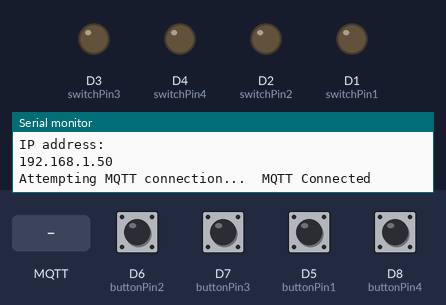
The sketch below on a simulated ESP8266 (NodeMCU). Shown: output pins drawn as LEDs (lit = HIGH), the last lines printed to the serial monitor. The test bench sets the inputs (shaded band); at power-on: D5 (buttonPin1), D6 (buttonPin2), D7 (buttonPin3), D8 (buttonPin4) LOW. WiFi joins after 1.5 s; servers stay silent unless stated; no MQTT or app messages arrive unless stated.

Above: at 4.8 s.
4.9 s: MQTT message "1" arrives on the first subscribed topic
At 6.0 s:
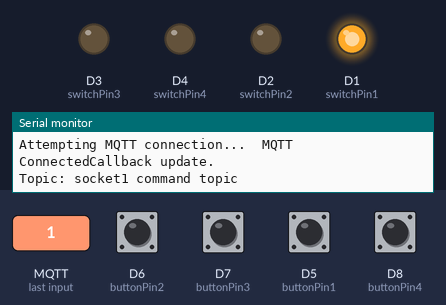
6.4 s: MQTT message "1" arrives on the second subscribed topic
At 7.1 s:
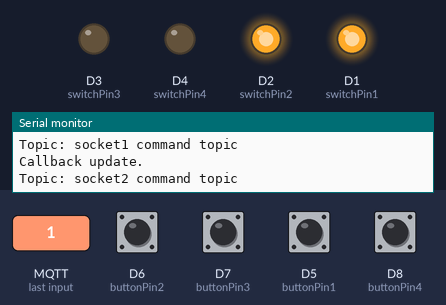
7.9 s: MQTT message "1" arrives on the third subscribed topic
At 8.2 s:
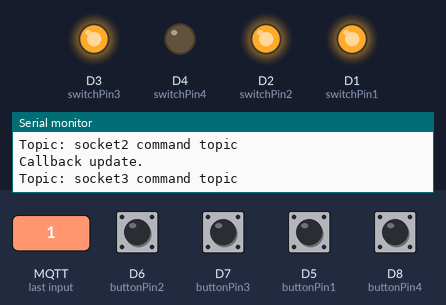
9.4 s: MQTT message "0" arrives on the first subscribed topic
At 10.6 s:
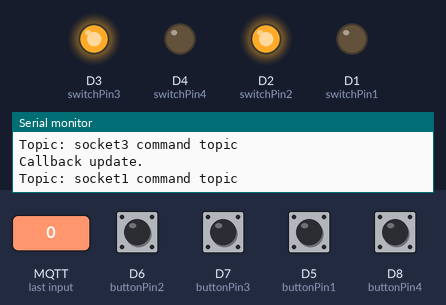
10.9 s: MQTT message "0" arrives on the second subscribed topic
At 11.9 s:
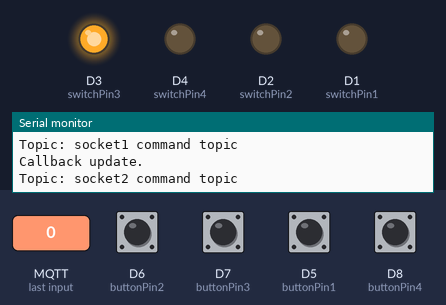
Timing chart, 0 to 13.9 s (numbered marks = the images above; inputs shaded):
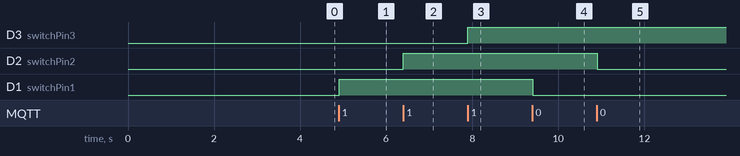

Measured:
- after the input at 4.9 s, D1 (switchPin1): LOW → HIGH at once
- after the input at 6.4 s, D2 (switchPin2): LOW → HIGH at once
- after the input at 7.9 s, D3 (switchPin3): LOW → HIGH at once
- after the input at 9.4 s, D1 (switchPin1): HIGH → LOW at once
- after the input at 10.9 s, D2 (switchPin2): HIGH → LOW at once

The sketch:

MQTT_PowerStripe.ino
```cpp
//all on state or payload is 1 and off state payload is 0
//please change the variables as per your need

#include <PubSubClient.h>
#include <ESP8266WiFi.h>
#include <Bounce2.h>
void callback(char* topic, byte* payload, unsigned int length);
#define MQTT_SERVER "mqtt broker address"                   //need to change before flashing
#define MQTT_USERNAME "mqtt broker username"                    //need to change before flashing
#define MQTT_PASSWORD "mqtt broker password"                    //need to change before flashing
#define LAST_WILL_TOPIC "last will topic"                   //need to change before flashing
#define SOCKET1_COMMAND_TOPIC "socket1 command topic"                   //need to change before flashing
#define SOCKET1_STAT_TOPIC "socket1 state topic"                    //need to change before flashing
#define SOCKET2_COMMAND_TOPIC "socket2 command topic"                   //need to change before flashing
#define SOCKET2_STAT_TOPIC "socket2 state topic"                    //need to change before flashing
#define SOCKET3_COMMAND_TOPIC "socket3 command topic"                   //need to change before flashing
#define SOCKET3_STAT_TOPIC "socket3 state topic"                    //need to change before flashing
#define SOCKET4_COMMAND_TOPIC "socket4 command topic"                   //need to change before flashing
#define SOCKET4_STAT_TOPIC "socket4 state topic"                    //need to change before flashing
const char* ssid = "wifi ssid";                   //need to change before flashing
const char* password = "wifi password";                   //need to change before flashing
const int switchPin1 = D1;                    //need to change before flashing
const int switchPin2 = D2;                    //need to change before flashing
const int switchPin3 = D3;                    //need to change before flashing
const int switchPin4 = D4;                    //need to change before flashing
const int buttonPin1 = D5;                    //need to change before flashing
const int buttonPin2 = D6;                    //need to change before flashing
const int buttonPin3 = D7;                    //need to change before flashing
const int buttonPin4 = D8;                    //need to change before flashing
Bounce myButton1 = Bounce();
Bounce myButton2 = Bounce();
Bounce myButton3 = Bounce();
Bounce myButton4 = Bounce();
WiFiClient wifiClient;
PubSubClient client(MQTT_SERVER, 1883, callback, wifiClient);


void setup() {
  pinMode(switchPin1, OUTPUT);
  digitalWrite(switchPin1, LOW);
  pinMode(switchPin2, OUTPUT);
  digitalWrite(switchPin2, LOW);
  pinMode(switchPin3, OUTPUT);
  digitalWrite(switchPin3, LOW);
  pinMode(switchPin4, OUTPUT);
  digitalWrite(switchPin4, LOW);
  pinMode(buttonPin1, INPUT);
  pinMode(buttonPin2, INPUT);
  pinMode(buttonPin3, INPUT);
  pinMode(buttonPin4, INPUT);
  myButton1.attach(buttonPin1);
  myButton1.interval(5);
  myButton2.attach(buttonPin2);
  myButton2.interval(5);
  myButton3.attach(buttonPin3);
  myButton3.interval(5);
  myButton4.attach(buttonPin4);
  myButton4.interval(5);
  Serial.begin(115200);
  delay(100);
  WiFi.begin(ssid, password);
  WiFi.mode(WIFI_STA);
  reconnect();
  delay(2000);
}


void loop(){
  if (!client.connected() && WiFi.status() == 3) {reconnect();}
  client.loop();
  checkButton();
  delay(10);
}


void callback(char* topic, byte* payload, unsigned int length) {
  String topicStr = topic;
  Serial.println("Callback update.");
  Serial.print("Topic: ");
  Serial.println(topicStr);
   if (topicStr == SOCKET1_COMMAND_TOPIC)
    {
     if(payload[0] == '1'){
       digitalWrite(switchPin1, HIGH);
       client.publish(SOCKET1_STAT_TOPIC, "1", true);
       }
     else if (payload[0] == '0'){
       digitalWrite(switchPin1, LOW);
       client.publish(SOCKET1_STAT_TOPIC, "0", true);
       }
     }
     else if (topicStr == SOCKET2_COMMAND_TOPIC)
     {
     if(payload[0] == '1'){
       digitalWrite(switchPin2, HIGH);
       client.publish(SOCKET2_STAT_TOPIC, "1", true);
       }
     else if (payload[0] == '0'){
       digitalWrite(switchPin2, LOW);
       client.publish(SOCKET2_STAT_TOPIC, "0", true);
       }
     }
     else if (topicStr == SOCKET3_COMMAND_TOPIC)
     {
     if(payload[0] == '1'){
       digitalWrite(switchPin3, HIGH);
       client.publish(SOCKET3_STAT_TOPIC, "1", true);
       }
     else if (payload[0] == '0'){
       digitalWrite(switchPin3, LOW);
       client.publish(SOCKET3_STAT_TOPIC, "0", true);
       }
     }
     else if (topicStr == SOCKET4_COMMAND_TOPIC)
     {
     if(payload[0] == '1'){
       digitalWrite(switchPin4, HIGH);
       client.publish(SOCKET4_STAT_TOPIC, "1", true);
       }
     else if (payload[0] == '0'){
       digitalWrite(switchPin4, LOW);
       client.publish(SOCKET4_STAT_TOPIC, "0", true);
       }
    }
}


void checkButton(){
  static boolean isOn1 = false;
  if(myButton1.update() && myButton1.read() == HIGH){
    if(isOn1 == false){
      client.publish(SOCKET1_COMMAND_TOPIC, "1", true);
      Serial.print("Button1: ");
      Serial.println(isOn1);
      isOn1 = true;
    }
    else{
      client.publish(SOCKET1_COMMAND_TOPIC, "0", true);
      Serial.print("Button1: ");
      Serial.println(isOn1);
      isOn1 = false;
    }
  }
  static boolean isOn2 = false;
  if(myButton2.update() && myButton2.read() == HIGH){
    if(isOn2 == false){
      client.publish(SOCKET2_COMMAND_TOPIC, "1", true);
      Serial.print("Button2: ");
      Serial.println(isOn2);
      isOn2 = true;
    }
    else{
      client.publish(SOCKET2_COMMAND_TOPIC, "0", true);
      Serial.print("Button2: ");
      Serial.println(isOn2);
      isOn2 = false;
    }
  }
  static boolean isOn3 = false;
  if(myButton3.update() && myButton3.read() == HIGH){
    if(isOn3 == false){
      client.publish(SOCKET3_COMMAND_TOPIC, "1", true);
      Serial.print("Button3: ");
      Serial.println(isOn3);
      isOn3 = true;
    }
    else{
      client.publish(SOCKET3_COMMAND_TOPIC, "0", true);
      Serial.print("Button3: ");
      Serial.println(isOn3);
      isOn3 = false;
    }
  }
  static boolean isOn4 = false;
  if(myButton4.update() && myButton4.read() == HIGH){
    if(isOn4 == false){
      client.publish(SOCKET4_COMMAND_TOPIC, "1", true);
      Serial.print("Button4: ");
      Serial.println(isOn4);
      isOn4 = true;
    }
    else{
      client.publish(SOCKET4_COMMAND_TOPIC, "0", true);
      Serial.print("Button4: ");
      Serial.println(isOn4);
      isOn4 = false;
    }
  }
}


void reconnect() {
      delay(1000);
  if(WiFi.status() != WL_CONNECTED){
    Serial.print("Connecting to ");
    Serial.println(ssid);
    while (WiFi.status() != WL_CONNECTED) {
      delay(500);
      Serial.print(".");
    }
    Serial.println("");
    Serial.println("WiFi connected");
    Serial.println("IP address: ");
    Serial.println(WiFi.localIP());
  }
  if(WiFi.status() == WL_CONNECTED){
    while (!client.connected()) {
      Serial.print("Attempting MQTT connection...");
      String clientName;
      clientName += "esp8266-";
      uint8_t mac[6];
      WiFi.macAddress(mac);
      clientName += macToStr(mac);
      if (client.connect((char*) clientName.c_str(),MQTT_USERNAME, MQTT_PASSWORD, LAST_WILL_TOPIC, 0, 1, "0")) {
        Serial.print("\tMQTT Connected");
        client.publish(LAST_WILL_TOPIC, "1", true);
        client.subscribe(SOCKET1_COMMAND_TOPIC);
        client.subscribe(SOCKET2_COMMAND_TOPIC);
        client.subscribe(SOCKET3_COMMAND_TOPIC);
        client.subscribe(SOCKET4_COMMAND_TOPIC);
      }
      else{Serial.println("\tFailed."); abort();}
    }
  }
}


String macToStr(const uint8_t* mac){

  String result;

  for (int i = 0; i < 6; ++i) {
    result += String(mac[i], 16);

    if (i < 5){
      result += ':';
    }
  }

  return result;
}
```
